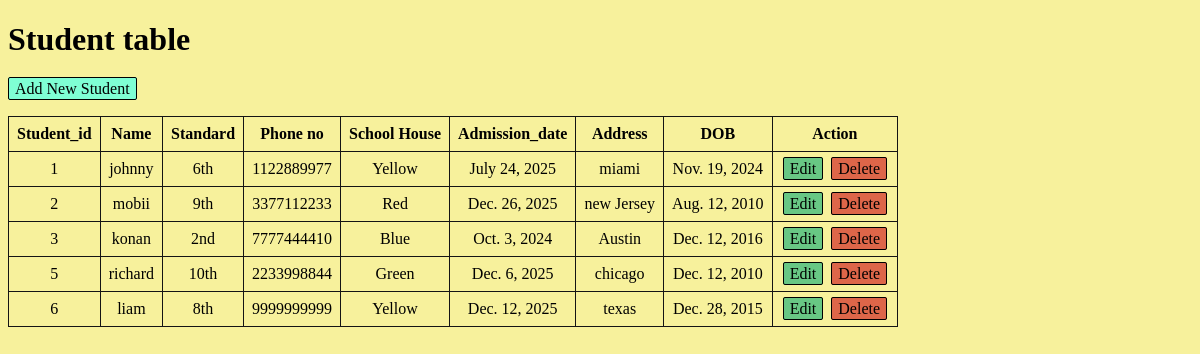
The page /student/ on the database its author committed.
### student/models.py (models this page shows)
class Student(models.Model):
    student_id = models.IntegerField()
    name = models.CharField(max_length=120)
    standard = models.CharField(max_length=20)
    phone = models.CharField(max_length=10)
    school_house = models.CharField(max_length=255, choices=house)
    admission_date = models.DateField()
    dob = models.DateField(blank=True , null=True)
    address = models.TextField(blank=True, null=True)

### student/views.py (the view)
# urls.py: 2. Add a URL to urlpatterns:  path('', views.home, name='home')
def home(request):
    student=Student.objects.all()
    context={'student_key' : student}
    return render(request, 'student/home.html', context)

### student/templates/student/home.html (shortened to what this page needs)
<!DOCTYPE html>
<html lang="en">
{% load static %}
<head>
    <link rel="stylesheet" href="{% static 'student/css/home.css' %}">
</head>
<body>
    <h1>Student table</h1>
    <a href="addstudent/" id="add-student">Add New Student</a><br><br>
    <table id="student_table">
  <tr>
    <th>Student_id</th>
    <th>Name</th>
    <th>Standard</th>
    <th>Phone no</th>
    <th>School House</th>
    <th>Admission_date</th>
    <th>Address</th>
    <th>DOB</th>
    <th>Action</th>
  </tr>
  {% for st in student_key %}
  <tr>
    <td>{{st.student_id}}</td>
    <td>{{st.name}}</td>
    <td>{{st.standard}}</td>
    <td>{{st.phone}}</td>
    <td>{{st.school_house}}</td>
    <td>{{st.admission_date}}</td>
    <td>{{st.address}}</td>
    <td>{{st.dob}}</td>
    <td>
      <a href="editstudent/{{st.id}}" id='edit-student' >Edit</a>
      <a href="delete/{{st.id}}" id='del-student' >Delete</a>
    </td>
  </tr>
  {% endfor %}
    </table>
</body>
</html>

### student/static/student/css/home.css (style rules this page uses)
body { background-color: rgb(247, 241, 156); }
#student_table tr th,td { border: 1px solid rgb(20, 20, 20); padding :8px; text-align: center; }
#student_table { border-collapse: collapse; }
#add-student, #edit-student, #del-student { text-decoration: none; padding: 2px 6px; border : 1px solid black ; border-radius: 2px; cursor:pointer; color:black; }
#add-student { background-color: aquamarine; }
#edit-student { background-color: rgb(104, 199, 132); margin: 2px; }
#del-student { background-color: rgb(221, 102, 73); margin: 2px; }

### rows shown on the page
Student: student_id "1", name "johnny", standard "6th", phone "1122889977", school_house "Yellow", admission_date "July 24, 2025", address "miami", dob "Nov. 19, 2024"
Student: student_id "2", name "mobii", standard "9th", phone "3377112233", school_house "Red", admission_date "Dec. 26, 2025", address "new Jersey", dob "Aug. 12, 2010"
Student: student_id "3", name "konan", standard "2nd", phone "7777444410", school_house "Blue", admission_date "Oct. 3, 2024", address "Austin", dob "Dec. 12, 2016"
Student: student_id "5", name "richard", standard "10th", phone "2233998844", school_house "Green", admission_date "Dec. 6, 2025", address "chicago", dob "Dec. 12, 2010"
Student: student_id "6", name "liam", standard "8th", phone "9999999999", school_house "Yellow", admission_date "Dec. 12, 2025", address "texas", dob "Dec. 28, 2015"
